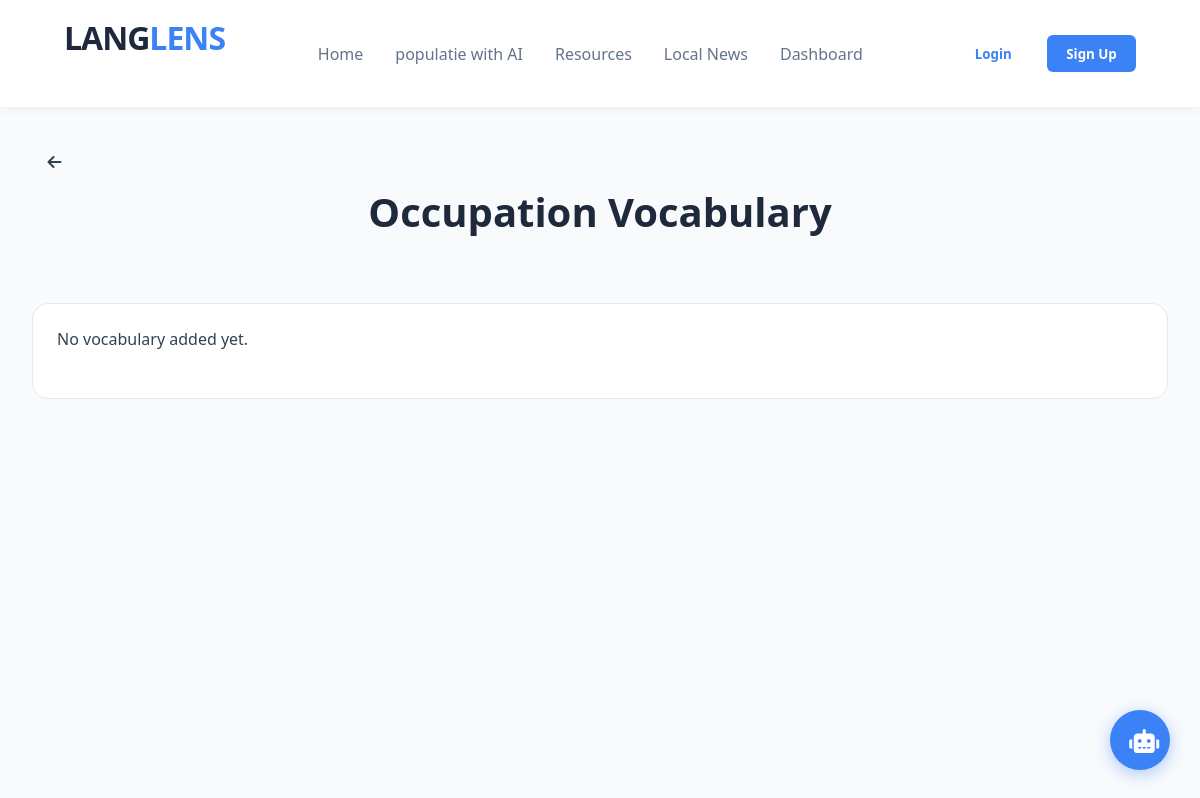
Before: /vocabulary/2/ with the older database file.
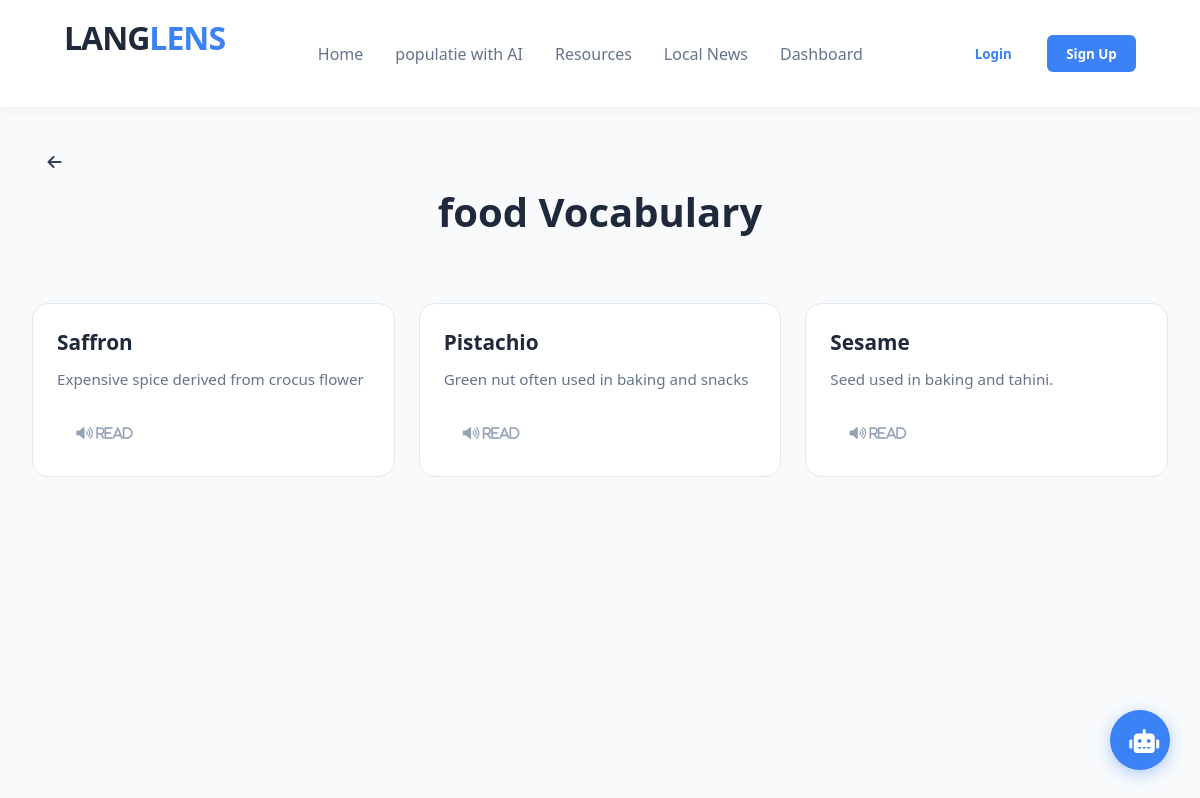
After: the same page with the newer database file.
### LangLens/models.py (models this page shows, shortened)
class Category(models.Model):
    name = models.CharField(max_length=100, unique=True)
    icon_name = models.CharField(max_length=50, help_text="FontAwesome icon name (e.g., fa-utensils)")

class Vocabulary(models.Model):
    category = models.ForeignKey(Category, on_delete=models.SET_NULL, null=True)
    word = models.CharField(max_length=100)
    icon_name = models.CharField(max_length=50,db_default= 'fa-solid fa-building-circle-xmark', help_text="FontAwesome icon name (e.g., fa-utensils)")
    definition = models.TextField(blank=True)
    image = models.ImageField(upload_to='images/', blank=True, null=True)
    audio = models.FileField(upload_to='Audio_reading/Vocabulary/', null=True, blank=True)

### LangLens/views.py (the view, shortened to what this page needs)
# urls.py: path('vocabulary/<int:category_id>/', views.display_vocabulary_list, name='display_vocabulary_list'),
def display_vocabulary_list(request, category_id):
    category = get_object_or_404(Category, pk=category_id)
    vocabularies = Vocabulary.objects.filter(category=category)
    for v in vocabularies:
        print(v.audio)
    return render(request, 'LangLens/vocabulary.html',{'category': category, 'vocabularies': vocabularies})

### LangLens/context_processors.py (called while the page is built)
def profile_context(request):
    profile = None
    if request.user.is_authenticated:
        profile = UserProfile.objects.filter(user=request.user).first()
    return {'profile': profile}

### templates/LangLens/vocabulary.html (shortened to what this page needs)
{% extends "LangLens/index.html" %}
{% load static %}
{% block css %}
    <link rel="stylesheet" href="{% static 'LangLens/css/Vocabulary.css' %}">
{% endblock %}
     {% block dashboard_writing %}
<div class="vocab-container">
    <header class="vocab-header">
            <div class="header-nav-left">
            <a href="javascript:history.back()" class="back-link-circle" title="Back to Dashboard">
                <i class="fas fa-arrow-left"></i>
            </a>
        <h1>{{ category.name }} Vocabulary</h1>
    </header>
    {% if vocabularies %}
        <div class="vocab-grid">
            {% for vocabulary in vocabularies %}
                <div class="vocab-card" >
                    <div class="vocab-card-content">
                        <h3>{{ vocabulary.word }}</h3>
                        <p class="definition">{{ vocabulary.definition }}</p>
                    </div>
                    <div class="vocab-footer">
                        <button class="audio-btn" onclick="playAudio('{{ vocabulary.audio.url }}')"><i class="fas fa-volume-up">  read</i></button>
                    </div>
                </div>
            {% endfor %}
        </div>
    {% else %}
        <div class="vocab-card" >
            <div class="vocab-card-content">
        <p class="empty-state">No vocabulary added yet.</p>
            </div>
            <div class="vocab-footer">
    {% endif %}
</div>
{% endblock %}

Changed rows visible on the page:
changed Category: name "Occupation" → "food"
now on this page (row edited): Vocabulary: word "Saffron", definition "Expensive spice derived from crocus flower"
added Vocabulary: word "Pistachio", definition "Green nut often used in baking and snacks"
added Vocabulary: word "Sesame", definition "Seed used in baking and tahini."
Other visible differences:
text no longer shown: "No vocabulary added yet."
